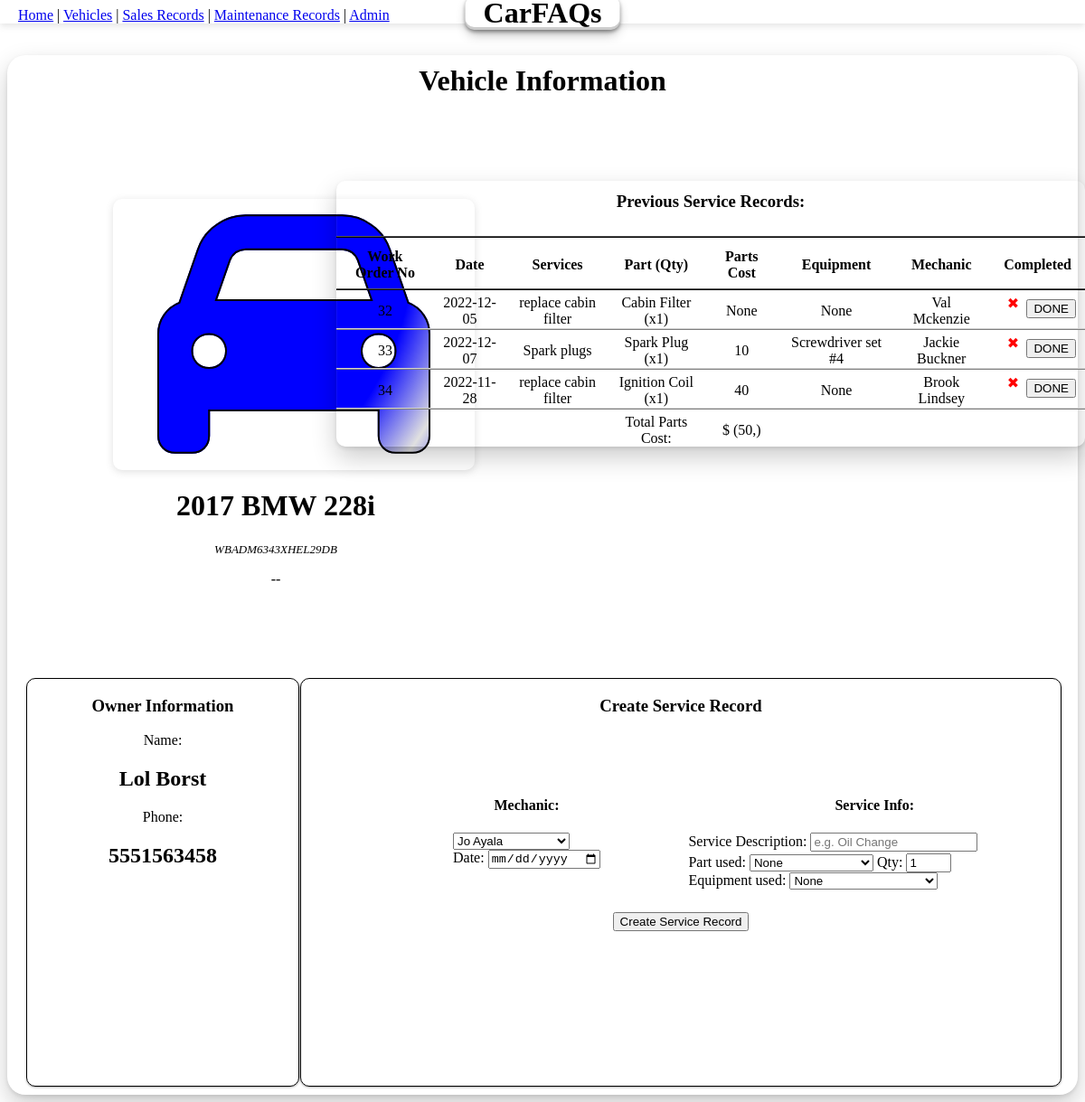
/cars/WBADM6343XHEL29DB/0, run on the app's committed database.
### app.py (models this page shows, shortened)
class Vehicle(db.Model):
    v_VIN = db.Column(db.String, primary_key = True)
    v_year = db.Column(db.Integer, unique = False)
    v_make = db.Column(db.String, unique = False)
    v_model = db.Column(db.String, unique = False)
    v_trim = db.Column(db.Integer, unique = False)
    v_color = db.Column(db.Integer, nullable = True, unique = False)
    v_MSRP = db.Column(db.Float, unique = False)
    v_status = db.Column(db.String, unique = False)

class Service(db.Model):
    sv_workOrderNo = db.Column(db.Integer, primary_key = True)
    sv_serviceType = db.Column(db.String, unique = False)
    sv_date = db.Column(db.String, unique = False)
    sv_VIN = db.Column(db.String, unique = False)
    sv_partKey = db.Column(db.Integer, unique = False)
    sv_equipmentKey = db.Column(db.Integer, unique = False)
    sv_cID = db.Column(db.Integer, unique = False)
    sv_mID = db.Column(db.Integer, unique = False)
    sv_partCost = db.Column(db.Integer, unique = False)
    sv_partQty = db.Column(db.Integer, unique = False)
    sv_completed = db.Column(db.Boolean, unique = False)

class Part(db.Model):
    p_partKey = db.Column(db.Integer, primary_key = True)
    p_partName = db.Column(db.String, unique = False)
    p_isOEM = db.Column(db.Boolean, unique = False)
    p_partCost = db.Column(db.Float, unique = False)

class Mechanic(db.Model):
    m_ID = db.Column(db.Integer, primary_key = True)
    m_name = db.Column(db.String, unique = False)
    m_position = db.Column(db.String, unique = False)

class Equipment(db.Model):
    e_equipmentKey = db.Column(db.Integer, primary_key = True)
    e_name = db.Column(db.String, unique = False)
    e_comment = db.Column(db.String, unique = False)

class Customer(db.Model):
    c_ID = db.Column(db.Integer, primary_key = True)
    c_name = db.Column(db.String, unique = False)
    c_phone = db.Column(db.String, unique = False)

### app.py (the view, shortened to what this page needs)
@app.route('/cars/<string:vin>/<int:button>', methods = ['GET', 'POST'])  #Link to individually selected vehicle by VIN
def thisCar(vin,button):
    if request.form.get('action0') == 'DONE':
        workNo = request.form.get("workNo")
        workOrder = Service.query.filter_by(sv_workOrderNo=workNo).first()
        workOrder.sv_completed = True
        db.session.commit()
    x=True
    car = Vehicle.query.filter_by(v_VIN=vin).first()
    salesperson = Salesperson.query.all()
    mechanic = Mechanic.query.all()
    part = Part.query.all()
    equipment = Equipment.query.all()
    serviceRecords = (Service.query.filter_by(sv_VIN=vin)
                                    .outerjoin(Mechanic, Mechanic.m_ID==Service.sv_mID)
                                    .outerjoin(Part, Part.p_partKey==Service.sv_partKey)
                                    .outerjoin(Equipment, Equipment.e_equipmentKey==Service.sv_equipmentKey)
                                    .add_columns(Service.sv_workOrderNo,Service.sv_date,Service.sv_serviceType,Service.sv_equipmentKey,
                                                 Service.sv_partQty,Service.sv_completed,Service.sv_partKey,Service.sv_partCost,
                                                 Mechanic.m_name, Part.p_partName, Equipment.e_name)
                                    .all())
    sum = Service.query.with_entities(func.sum(Service.sv_partCost)).filter_by(sv_VIN=vin).first()
    if (bool(Sales.query.filter_by(s_VIN=vin).first())):
        print("Sales Record Exists")
        sales = Sales.query.filter_by(s_VIN=vin).first()
        x = False
        owner = Customer.query.filter_by(c_ID=sales.s_cID).first()
    elif(bool(Service.query.filter_by(sv_VIN=vin).first())):
        service = Service.query.filter_by(sv_VIN=vin).first()
        print("\n\n\t\tsvCID",service.sv_cID)
        print("Service Record Exists")
        x = False
        owner = Customer.query.filter_by(c_ID=service.sv_cID).first()
    elif(bool(CarOwner.query.filter_by(co_VIN=vin).first())):
        x = False
        cowner = CarOwner.query.filter_by(co_VIN=vin).first()
        owner = Customer.query.filter_by(c_ID=cowner.co_cID).first()
        print("in else",owner.c_name)
    else:
        owner = Customer.query.first()
    return render_template('selectedcar.html', thisCar=car, sper=salesperson, mech=mechanic,
                                                carForSale=x, owner=owner, service=serviceRecords,
                                                part=part, equip=equipment, sum=sum)

### templates/selectedcar.html (shortened to what this page needs)
<html>
    <link rel="stylesheet" href="{{ url_for('static', filename='css/login.css') }}">
    <div class = "transbox">
    <head>
        <div class="headerbar">
            <div class="headerbar-Links">
                <p><a href={{ url_for('home') }}>Home</a> |
                    <a href={{ url_for('cars') }}>Vehicles</a> |
                    <a href={{ url_for('sales') }}>Sales Records</a> |
                    <a href={{ url_for('maint') }}>Maintenance Records</a> |
                    <a href={{ url_for('admin') }}>Admin</a>
                    </p>
                <div class="headerbar-Title">
                    <h1 class="title">CarFAQs</h1>
                </div>
            </div>
        </div>
    </head>
    <body>
        <div class="carbox">
            <h1 class="pagetitle">Vehicle Information</h1>
        <div class="carinfobox">
                <h2><i id='car' class='fas fa-car' style='font-size:300px;
                    background:radial-gradient(circle farthest-corner at 0px 40px,{{thisCar.v_color}} 70%, #0000001f, {{thisCar.v_color}});
                                                        -webkit-background-clip: text;'></i></h2>
                <h1>{{thisCar.v_year}} {{thisCar.v_make}} {{thisCar.v_model}}</h1>
                <p style="font-style:italic;font-size:small;">{{thisCar.v_VIN}}</p>
                {% if carForSale==True %}
                <p style="font-style:bold;font-size:xxlarge;">${{thisCar.v_MSRP}}</p>
                {% else %}
                <p style="font-style:bold;font-size:xxlarge;">--</p>
                {% endif %}
            </div>
            <div class="carrecordbox">
                <table class="serviceTable">
                    <tr>
                        <th colspan="8"><h3>Previous Service Records:</h3></th>
                    </tr>
                    <tr>
                        <th>Work Order No</th>
                        <th>Date</th>
                        <th>Services</th>
                        <th>Part (Qty)</th>
                        <th>Parts Cost</th>
                        <th>Equipment</th>
                        <th>Mechanic</th>
                        <th>Completed</th>
                    </tr>
                    {% for serv in service %}
                    <tr>
                        <td>{{ serv.sv_workOrderNo }}</td>
                        <td>{{ serv.sv_date }}</td>
                        <td>{{ serv.sv_serviceType }}</td>
                        <td>{{ serv.p_partName }} (x{{ serv.sv_partQty }})</td>
                        <td>{{ serv.sv_partCost }}</td>
                        <td>{{ serv.e_name }}</td>
                        <td>{{ serv.m_name }}</td>
                        <td>{% if serv.sv_completed is sameas True%}
                            <p style="color:green;">&#10004;</p>
                            {% else %}
                            <p style="color:red;display:inline;">&#10006;</p>
                                                                <form class="complete" method="POST" action="/cars/{{thisCar.v_VIN}}/0">
                                                                    <input type="submit" value="DONE" name="action0"/>
                                                                </form>
                            {% endif %}</td>
                    </tr>
                    {% endfor %}
                    <tr>
                        <td></td>
                        <td></td>
                        <td></td>
                        <td>Total Parts Cost:</td>
                        <td>$ {{sum}}</td>
                        <td></td>
                        <td></td>
                        <td></td>
                    </tr>
                </table>
            </div>
            <div class="float-container">
               {% if carForSale==True %}
                <div class="salesbox">
                    <h3>Create Invoice</h3>
                    <form method="POST" action="/cars/{{thisCar.v_VIN}}/1">
                        Salesperson:
                        <br>
                        <select name="sper"
                            {% for person in sper %}
                            <option value="{{person.sp_ID}}">{{person.sp_name}}</option>
                            {% endfor %}
                        </select>
                        <br>
                        <label for="date">Date:</label>
                        <input type="date" value="<?php echo $today; ?>" id="date" name="date">
                        <br><br>
                        Customer Info:
                        <br>
                        <input type="text" name="custName" onfocus="this.value=''" placeholder="Customer Name">
                        <br>
                        <input type="text" name="custNo" onfocus="this.value=''" placeholder="Customer Phone">
                        <br><br>
                        Total Sale Price:
                        <br>
                        <input type="text" name="totalPrice" onfocus="this.value=''" placeholder="Total" style="max-width:75px;">
                        <br><br>
                        <input type="submit" value="Create Invoice">
                    </form>
                </div>
                {% else %}
                <div class="salesbox">
                    <h3>Owner Information</h3>
                    <form method="GET" action="/cars/{{thisCar.v_VIN}}/0">
                        Name:
                        <br>
                        <h2>{{owner.c_name}}</h2>
                        Phone:
                        <br>
                        <h2>{{owner.c_phone}}</h2>
                    </form>
                </div>
                {% endif %}
                <div class="repairbox">
                    <h3>Create Service Record</h3>
                    <form method="POST" action="/cars/{{thisCar.v_VIN}}/2">
                        <div class="mechInfoBox">
                            <h4>Mechanic:</h4>
                            <select name="mech"
                                {% for personm in mech %}
                                <option value="{{personm.m_ID}}" SELECTED>{{personm.m_name}}</option>
                                {% endfor %}
                            </select>
                            <br>
                            <label for="date">Date:</label>
                            <input type="date" value="<?php echo $today; ?>" id="date" name="date">
                            <br><br>
                        </div>
                        <div class="serviceInfoBox">
                            <h4>Service Info:</h4>
                            <label for="services">Service Description:</label>
                            <input type="text" name="services" onfocus="this.value=''" placeholder="e.g. Oil Change" style="max-width:300px;">
                            <br>
                            <label for="part">Part used:</label>
                            <select name="part">
                                <option value="" SELECTED>None</option>
                            </select>
                            <label for="quantity">Qty:</label>
                            <input type="number" id="quantity" name="quantity" min="0" max="99" step="1" value="1" style="max-width:50px;">
                            <br>
                            <label for="equip">Equipment used:</label>
                            <select name="equip">
                                <option value="" SELECTED>None</option>
                            </select>
                            <br>
                        </div>
                        <br><br><br><br><br><br><br><br>
                        <input class="createServ" type="submit" value="Create Service Record">
                    </form>
                </div>
            </div>
        </div>
    </div>
    </body>
</html>

### static/css/login.css (style rules this page uses)
h1 { text-align: center; }
table { border-radius: 10px; border-collapse: collapse; margin-left: auto; margin-right: auto; box-shadow: rgba(0, 0, 0, 0.2) 0px 12px 28px 0px, rgba(0, 0, 0, 0.1) 0px 2px 4px 0px, rgba(255, 255, 255, 0.05) 0px 0px 0px 1px inset; }
th { border-bottom: 2px inset black; padding: 12px 15px 8px 15px; }
td ,tr { padding: 5px 10px 0px 10px; justify-content: center; text-align: center; }
td { border-top: 2px inset lightgray; }
.float-container { border: 3px solid #fff; padding: 20px; }
.salesbox, .repairbox { float: left; border: 1px solid black; margin-left: 9px; border-radius: 10px; box-shadow: rgba(61, 61, 61, 0.12) 0px 1px 3px, rgba(0, 0, 0, 0.24) 0px 1px 2px; justify-content: center; text-align: center; padding-bottom: 20px; }
.salesbox { width: 25%; top: 750px; left: 20; position: absolute; min-height: 430px; }
.repairbox { width: 70%; top: 750px; right: 26; position: absolute; min-height: 430px; }
.mechinfoBox { float: left; text-align: left; position: relative; left: 20%; top: 50px; }
input[type=submit].createServ { position:relative; top: 55px; }
.serviceInfoBox { float: right; text-align: left; width:49%; position: relative; top: 50px; }
.carinfobox { float: left; width: 30%; text-align: center; position: absolute; top: 200px;; left:125; }
.carrecordbox { float: right; width: 69%; position: absolute; top: 200px; right: 0%; }
h4 { text-align: center; }
.carbox { border-radius: 20px; box-shadow: rgba(0, 0, 0, 0.2) 0px 12px 28px 0px, rgba(0, 0, 0, 0.1) 0px 2px 4px 0px, rgba(255, 255, 255, 0.05) 0px 0px 0px 1px inset; min-height:1150px; margin-top: 35px; }
input[type=text] { margin-bottom:2px; }
form.complete { position:relative; top: 5px; float:right; }
.headerbar { background-color: white; position: relative; margin: -18px -8px 0px -8px; box-shadow: rgba(99, 99, 99, 0.2) 0px 2px 8px 0px; }
.headerbar-Links { text-align: left; padding: 2px 0px 0px 20px; }
h1.title { font-weight:900; position:absolute; left: 50%; transform: translateX(-50%); top: -15px; background-color: white; border-radius: 10px; padding: 0px 20px; box-shadow: rgba(0, 0, 0, 0.4) 0px 2px 4px, rgba(0, 0, 0, 0.3) 0px 7px 13px -3px, rgba(0, 0, 0, 0.2) 0px -3px 0px inset; }
h1.pagetitle { padding-top: 10px; }
#car { padding: 0px 50px; border-radius: 10px; box-shadow: rgba(99, 99, 99, 0.2) 0px 2px 8px 0px; -webkit-text-fill-color: transparent; -webkit-text-stroke-width: 2px; -webkit-text-stroke-color: black; animation: animate 5s infinite; }

### data on the page
Vehicle: v_year "2017", v_make "BMW", v_model "228i", v_VIN "WBADM6343XHEL29DB"
Service: sv_workOrderNo "32", sv_date "2022-12-05", sv_serviceType "replace cabin filter", p_partName "Cabin Filter", sv_partQty "1", sv_partCost "None", e_name "None", m_name "Val Mckenzie"
Service: sv_workOrderNo "33", sv_date "2022-12-07", sv_serviceType "Spark plugs", p_partName "Spark Plug", sv_partQty "1", sv_partCost "10", e_name "Screwdriver set #4", m_name "Jackie Buckner"
Service: sv_workOrderNo "34", sv_date "2022-11-28", sv_serviceType "replace cabin filter", p_partName "Ignition Coil", sv_partQty "1", sv_partCost "40", e_name "None", m_name "Brook Lindsey"
Customer: c_name "Lol Borst", c_phone "5551563458"

### other printed values
{{ sum }} "(50,)"
form field mech "Jo Ayala"
